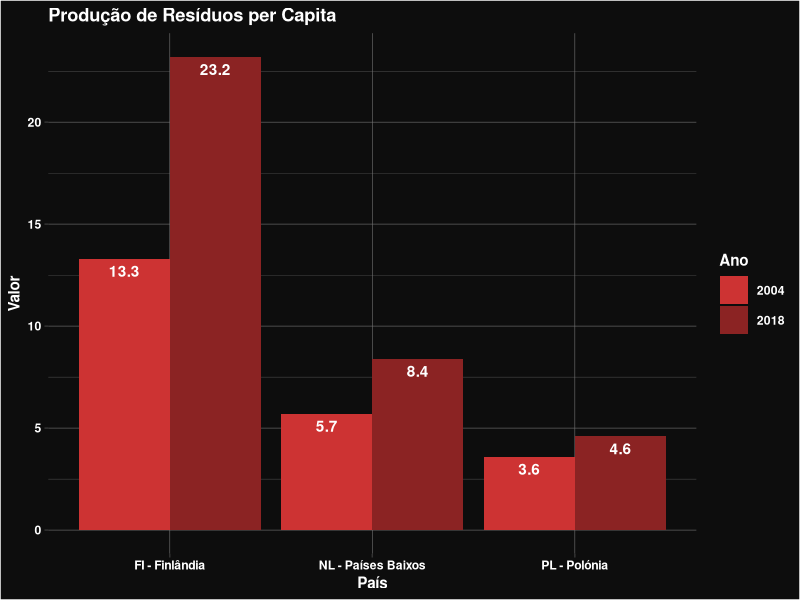

This figure's R source:
library(readxl)
library(ggplot2)
library(dplyr)
library(tidyr)
dados <- read_excel("./ResiduosPerCapita.xlsx", range = "A13:C43", col_names = c("País", "2004", "2018"), col_types = c("text", "numeric", "numeric"))
dados_filtrados = filter(dados, País == "PL - Polónia" | País == "NL - Países Baixos" | País == "FI - Finlândia")
dados_duplicados <- dados_filtrados %>% gather("Ano", "Valor", -País)
ggplot(dados_duplicados, aes(x = País, y = Valor, fill = Ano)) + 
  geom_col(position = "dodge") +
  ggtitle("Produção de Resíduos per Capita") +
  theme(
    panel.background = element_rect(fill = "gray5", colour = "gray5"),
    panel.grid = element_line(size = 0.2, linetype = 'solid', colour = "gray45"), 
    plot.background = element_rect(fill = "gray5"),
    text = element_text(colour = "white", face = "bold"),
    axis.text = element_text(color = "white"),
    legend.background=element_rect(fill="gray5"),
    legend.key=element_rect(colour="gray5"),
    legend.key.size=unit(1.5, "lines"),
  ) +
  scale_fill_manual("Ano", values=c("brown3", "brown4")) +
  geom_text(aes(label = Valor), vjust = 1.5, position = position_dodge(.9), colour = "white", fontface = "bold")